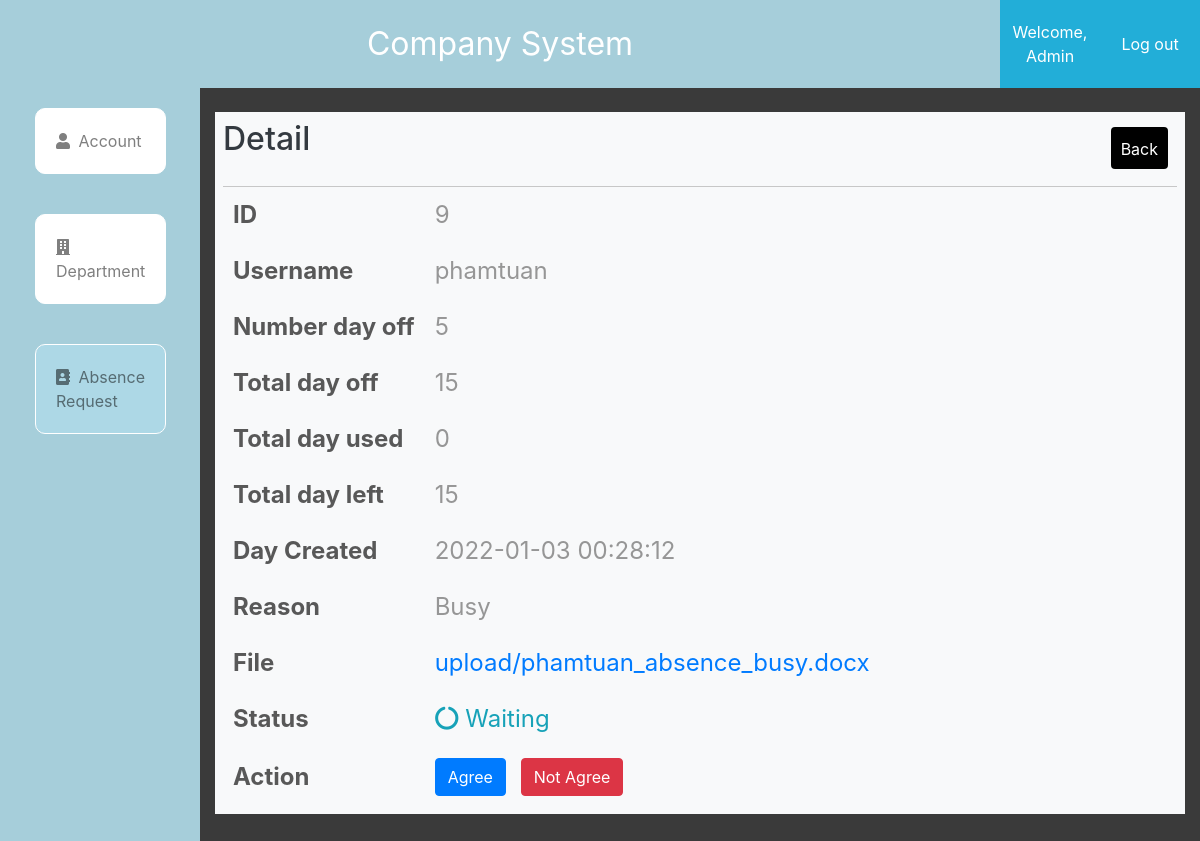
The page /admin/dayoffDetail.php?id=9 (signed in) on the database its author committed.
### tables this page shows
CREATE TABLE `absence_info` (
  `id` int(11) NOT NULL,
  `username` varchar(255) NOT NULL,
  `total_dayoff` int(11) NOT NULL DEFAULT 12,
  `dayoff_used` int(11) NOT NULL DEFAULT 0,
  `dayoff_left` int(11) NOT NULL DEFAULT 12
);

CREATE TABLE `absence_form` (
  `id` int(11) NOT NULL,
  `username` varchar(255) NOT NULL,
  `create_date` datetime NOT NULL DEFAULT current_timestamp(),
  `number_dayoff` int(11) NOT NULL,
  `reason` varchar(255) NOT NULL,
  `file` varchar(255) DEFAULT NULL,
  `status` varchar(255) NOT NULL DEFAULT 'Waiting',
  `approval_date` datetime DEFAULT NULL
);

### admin/dayoffDetail.php (the view, shortened to what this page needs)
<?php
    require_once('db.php');
?>
<!DOCTYPE html>
<html lang="en">
<head>
	<link rel="stylesheet" href="https://maxcdn.bootstrapcdn.com/bootstrap/4.5.2/css/bootstrap.min.css">
	<link rel="stylesheet" href="https://use.fontawesome.com/releases/v5.7.2/css/all.css"
>
	<link rel="stylesheet" href="style2.css">
</head>
<body>
    <div class="container-fluid admin-section-header">
        <div class="row">
			<div class="col-sm-10 col-md-10 col-lg-10 col-xl-10 admin-logo">
					Company System
			</div>
			<div class="col-sm-1 col-md-1 col-lg-1 col-xl-1 admin-login-info">
					<a href="account.php">Welcome, <?= $_SESSION['name'] ?></a>
			</div>
			<div class="col-sm-1 col-md-1 col-lg-1 col-xl-1 admin-login-info">
					<a href="../logout.php">Log out</a>
			</div>
		</div>
		<div class="row h-100">
			<div class="  col-md-2 col-lg-2 col-xl-2  admin-section1">
				<nav class="  navbar-expand-lg navbar-light  ">
					<div class="collapse navbar-collapse" id="navbarSupportedContent">
						<ul class="navbar-nav" style="flex-direction: column;">
                            <li class="nav-item ">
								<a class="nav-link p20" href="index.php"><i class="fas fa-user"></i>  Account </a>
							</li>
							<li class="nav-item ">
								<a class="nav-link p20" href="department.php"> <i class="fas fa-building"></i>  Department</a>
							</li>
							<li class="nav-item active-menu">
								<a class="nav-link p20" href="dayoff.php"><i class="fas fa-address-book"></i>  Absence Request</a>
							</li>
						</ul>
					</div>
				</nav>
			</div>
			<div class="col-md-10 col-lg-10 col-xl-10 ">
				<div class="bg-light mt-4 text-dark p-2">
                    <div class="admin-panel-section-header ">
                        <h2>Detail </h2>
                        <a class="addbtn btn " style="background-color: black;" href="dayoff.php">Back</a>
                    </div>
                    <div class="account-container">
                        <table class="table-hover">
                            <?php
                                $id = $_GET['id'];
                                $result = get_absence_byid($id);
                                if($result['code'] == 0){
                                    $data = $result['data'];
                                    foreach($data as $row){
                                        $username = $row['username'];
                                        $infoAbsence = get_absence_info_by_username($username);
                                        $infoAbsenceData = $infoAbsence['data'];
                                        foreach($infoAbsenceData as $infoRow){
                                            ?>
                                                <tr>
                                                    <td>ID</td>
                                                    <td><?= $row['id']?></td>
                                                </tr>
                                                <tr>
                                                    <td>Username</td>
                                                    <td><?= $row['username']?></td>
                                                </tr>
                                                <tr>
                                                    <td>Number day off</td>
                                                    <td><?= $row['number_dayoff']?></td>
                                                </tr>
                                                <tr>
                                                    <td>Total day off</td>
                                                    <td><?= $infoRow['total_dayoff']?></td>
                                                </tr>
                                                <tr>
                                                    <td>Total day used</td>
                                                    <td><?= $infoRow['dayoff_used']?></td>
                                                </tr>
                                                <tr>
                                                    <td>Total day left</td>
                                                    <td><?= $infoRow['dayoff_left']?></td>
                                                </tr>
                                                <tr>
                                                    <td>Day Created</td>
                                                    <td><?= $row['create_date']?></td>
                                                </tr>
                                                <tr>
                                                    <td>Reason</td>
                                                    <td><?= $row['reason']?></td>
                                                </tr>
                                                <tr>
                                                    <td>File</td>
                                                    <td><a href="../<?=$row['file']?>"><?=$row['file']?></a></td>
                                                </tr>
                                                <tr>
                                                    <td>Status</td>
                                                    <?=status_ui($row['status'])  ?></td>
                                                </tr>
                                                <?php
                                                    if($row['status'] == 'Waiting'){
                                                        ?>
                                                            <tr>
                                                                <td>Action</td>
                                                                <td >
                                                                    <?php
                                                                        $dayleft = select_absence_info($username)['dayoff_left'];
                                                                        $number_dayoff = select_number_dayoff($id);
                                                                        if($number_dayoff <= $dayleft){
                                                                            ?>
                                                                                <a href="update_status_absence.php?id=<?=$id?>&username=<?=$username?>" class="btn btn-primary">Agree</a>
                                                                            <?php
                                                                        }
                                                                        else{
                                                                            ?>
                                                                                <a href="#" class="btn btn-primary disabled">Agree</a>
                                                                            <?php
                                                                        }
                                                                    ?>
                                                                    <a href="refused_absence.php?id=<?=$id?>&username=<?=$username?>" class="btn btn-danger">Not Agree</a>
                                                                </td>
                                                            </tr>
                                                        <?php
                                                    }
                                        }
                                    }
                                }
                            ?>
                        </table>
                    </div>
				</div>
			</div>
		</div>
	</div>
</body>
</html>

### admin/db.php (shortened to what this page needs)
<?php
    function open_database(){
        $conn = new mysqli(HOST,USER,PASS,DB);
        return $conn;
    }
    function get_absence_byid($id){
        $sql = "select * from absence_form where id = ? ";
        $conn = open_database();
        $stm = $conn->prepare($sql);
        $stm->bind_param('i',$id);
        if(!$stm->execute()){
            return array('code'=>1,'error'=>'Command not execute');
        }
        $result = $stm->get_result();
        $data = array();
        if($result->num_rows==0){
            return array('code'=>2,'error'=>'Database is empty');
        }else{
            while($row = $result->fetch_assoc()){
                $data[] = $row;
            }
        }
        return array('code'=>0,'data'=>$data);
    }
    function get_absence_info_by_username($username){
        $sql = "select * from absence_info where username = ? ";
        $conn = open_database();
        $stm = $conn->prepare($sql);
        $stm->bind_param('s',$username);
        if(!$stm->execute()){
            return array('code'=>1,'error'=>'Command not execute');
        }
        $result = $stm->get_result();
        $data = array();
        if($result->num_rows==0){
            return array('code'=>2,'error'=>'Database is empty');
        }else{
            while($row = $result->fetch_assoc()){
                $data[] = $row;
            }
        }
        return array('code'=>0,'data'=>$data);
    }
    function status_ui($status){
        if($status=='Waiting'){
            echo "<td class='text-info'><i class='fas fa-circle-notch fa-spin'></i> Waiting</td>";
        }
    }
    function select_number_dayoff($id){
        $sql = "select number_dayoff from absence_form where id = ?";
        $conn = open_database();
        $stm = $conn->prepare($sql);
        $stm->bind_param('s',$id);
        if(!$stm->execute()){
            return array('code'=>1,'error'=>'Command not execute');
        }
        $result = $stm->get_result();
        if($result->num_rows==0){
            return array('code'=>2,'error'=>'Database is empty');
        }else{
            $row = $result->fetch_assoc();
            return $row['number_dayoff'];
        }
    }
    function select_absence_info($user){
        $sql = "select * from absence_info where username = ?";
        $conn = open_database();
        $stm = $conn->prepare($sql);
        $stm->bind_param('s',$user);
        if(!$stm->execute()){
            return array('code'=>1,'error'=>'Command not execute');
        }
        $result = $stm->get_result();
        if($result->num_rows==0){
            return array('code'=>2,'error'=>'Database is empty');
        }else{
            $row = $result->fetch_assoc();
            return $row;
        }
    }
?>

### admin/style2.css (style rules this page uses)
* { margin: 0; padding: 0; box-sizing: border-box; }
body { background-color: lightblue; height: 100vh; }
.admin-section-header { color: #FFF; background-color: #3a3a3a; }
.admin-logo { text-align: center; padding: 20px; background-color: #a6ceda; font-size: 2rem; }
.admin-login-info { background-color: #22aed8; display: flex; justify-content: center; text-align: center; align-items: center; }
.admin-login-info a { color: white !important; }
.h-100 { height: 100vh !important; }
.admin-section1 { background-color: #a6ceda; }
.admin-section1 ul li { list-style: none; color: black; transition: all 0.3s ease; position: relative; cursor: pointer; border: 1px solid white; background-color: white; margin: 20px 20px; border-radius: 10px; }
.p20 { padding: 20px !important; align-items: center; overflow-x: hidden; }
.p20 i { margin-right: 4px; }
td { padding: 10px ; }
.addbtn { position: absolute; right: 24px; border-radius: 4px; border: none; padding: 10px; margin-top: 10px; text-align: center; background-color: lightblue; color: #FFF; transition: all 0.7s ease; cursor: pointer; height: 42px; }
.admin-panel-section-header { display: flex; align-items: center; justify-content: flex-start; padding-bottom: 20px; border-bottom: #c7c7c7 1px solid; }
.active-menu { background-color: lightblue !important; }
.account-container > table { font-size: 24px; }
.account-container td { text-align: left; color: #969696; }
.account-container table tr td:first-child { color: #585858; font-weight: bold; }
.btn { margin-right: 8px !important; }

### rows shown on the page
absence_form: id "9", username "phamtuan", number_dayoff "5", create_date "2022-01-03 00:28:12", reason "Busy", file "upload/phamtuan_absence_busy.docx"
absence_info: total_dayoff "15", dayoff_used "0", dayoff_left "15"

### other values the page prints
$_SESSION['name'] "Admin"
